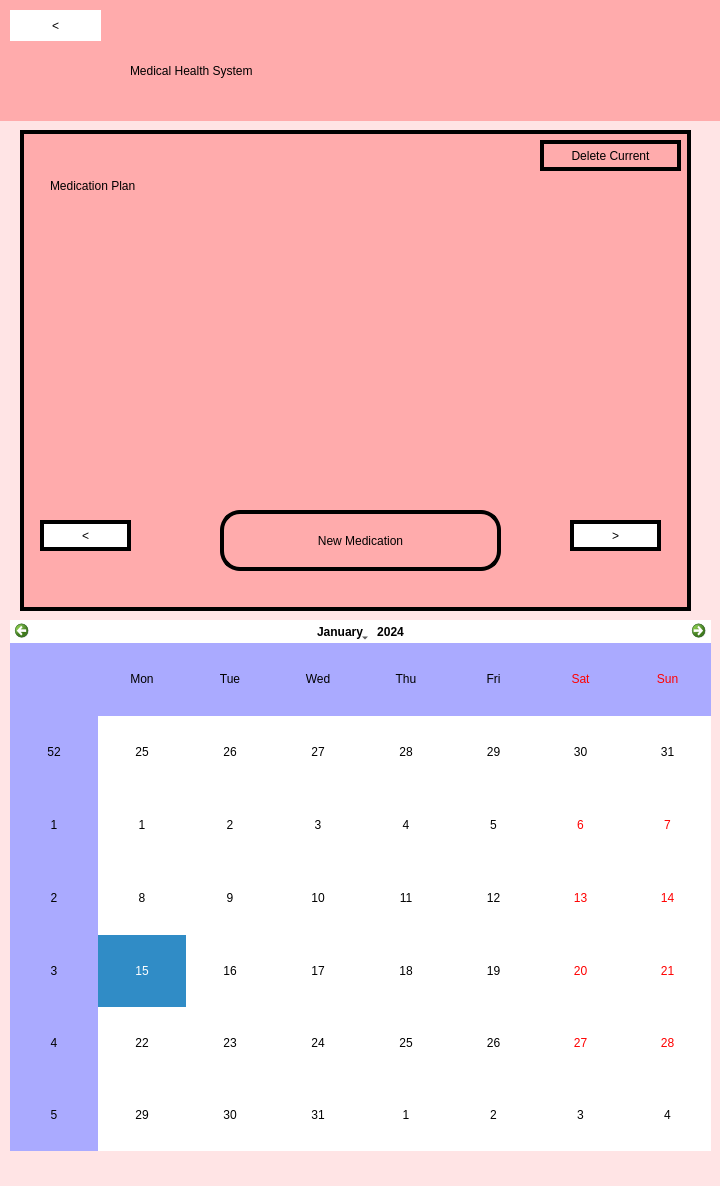
<?xml version="1.0" encoding="UTF-8"?>
<ui version="4.0">
 <class>MainWindow</class>
 <widget class="QMainWindow" name="MainWindow">
  <property name="geometry">
   <rect>
    <x>0</x>
    <y>0</y>
    <width>721</width>
    <height>1186</height>
   </rect>
  </property>
  <property name="windowTitle">
   <string>MainWindow</string>
  </property>
  <property name="styleSheet">
   <string notr="true">background-color: rgb(255, 255, 255);</string>
  </property>
  <widget class="QWidget" name="centralwidget">
   <widget class="QWidget" name="widget" native="true">
    <property name="geometry">
     <rect>
      <x>0</x>
      <y>-30</y>
      <width>720</width>
      <height>1280</height>
     </rect>
    </property>
    <property name="styleSheet">
     <string notr="true">background-color: rgb(255, 228, 229);</string>
    </property>
    <widget class="QWidget" name="widget_6" native="true">
     <property name="geometry">
      <rect>
       <x>20</x>
       <y>160</y>
       <width>671</width>
       <height>481</height>
      </rect>
     </property>
     <property name="styleSheet">
      <string notr="true">background-color: rgb(255, 171, 172);
border: 4px solid black;
</string>
     </property>
     <widget class="QLabel" name="label_2">
      <property name="geometry">
       <rect>
        <x>30</x>
        <y>30</y>
        <width>431</width>
        <height>51</height>
       </rect>
      </property>
      <property name="styleSheet">
       <string notr="true">font: 36pt &quot;MS Shell Dlg 2&quot;;
border: 0px;</string>
      </property>
      <property name="text">
       <string>Medication Plan</string>
      </property>
     </widget>
     <widget class="QPushButton" name="GoBackMed">
      <property name="geometry">
       <rect>
        <x>20</x>
        <y>390</y>
        <width>91</width>
        <height>31</height>
       </rect>
      </property>
      <property name="styleSheet">
       <string notr="true">color: rgb(0, 0, 0);
background-color: white;
border-radius:20px;
font: 26pt &quot;MS Shell Dlg 2&quot;;

</string>
      </property>
      <property name="text">
       <string>&lt;</string>
      </property>
     </widget>
     <widget class="QPushButton" name="GoForwardMed">
      <property name="geometry">
       <rect>
        <x>550</x>
        <y>390</y>
        <width>91</width>
        <height>31</height>
       </rect>
      </property>
      <property name="styleSheet">
       <string notr="true">color: rgb(0, 0, 0);
background-color: white;
border-radius:20px;
font: 26pt &quot;MS Shell Dlg 2&quot;;

</string>
      </property>
      <property name="text">
       <string>&gt;</string>
      </property>
     </widget>
     <widget class="QLabel" name="Name">
      <property name="geometry">
       <rect>
        <x>40</x>
        <y>160</y>
        <width>351</width>
        <height>61</height>
       </rect>
      </property>
      <property name="styleSheet">
       <string notr="true">font: 20pt &quot;MS Shell Dlg 2&quot;;

color: rgb(0, 0, 0);
border: 0px;</string>
      </property>
      <property name="text">
       <string/>
      </property>
     </widget>
     <widget class="QLabel" name="Effect">
      <property name="geometry">
       <rect>
        <x>40</x>
        <y>220</y>
        <width>351</width>
        <height>61</height>
       </rect>
      </property>
      <property name="styleSheet">
       <string notr="true">font: 20pt &quot;MS Shell Dlg 2&quot;;

color: rgb(0, 0, 0);
border: 0px;</string>
      </property>
      <property name="text">
       <string/>
      </property>
     </widget>
     <widget class="QLabel" name="Dosage">
      <property name="geometry">
       <rect>
        <x>40</x>
        <y>280</y>
        <width>351</width>
        <height>71</height>
       </rect>
      </property>
      <property name="styleSheet">
       <string notr="true">font: 20pt &quot;MS Shell Dlg 2&quot;;

color: rgb(0, 0, 0);
border: 0px;</string>
      </property>
      <property name="text">
       <string/>
      </property>
     </widget>
     <widget class="QLabel" name="Status">
      <property name="geometry">
       <rect>
        <x>40</x>
        <y>100</y>
        <width>571</width>
        <height>61</height>
       </rect>
      </property>
      <property name="styleSheet">
       <string notr="true">font: 20pt &quot;MS Shell Dlg 2&quot;;
color: rgb(0, 0, 0);
border: 0px;</string>
      </property>
      <property name="text">
       <string/>
      </property>
     </widget>
     <widget class="QPushButton" name="Delete">
      <property name="geometry">
       <rect>
        <x>520</x>
        <y>10</y>
        <width>141</width>
        <height>31</height>
       </rect>
      </property>
      <property name="styleSheet">
       <string notr="true">color: rgb(0, 0, 0);
background-color: rgb(255, 171, 172);
border: 4px solid black;
border-radius:20px;
font: 10pt &quot;Monospace&quot;;</string>
      </property>
      <property name="text">
       <string>Delete Current</string>
      </property>
     </widget>
     <widget class="QPushButton" name="UpdateValues">
      <property name="geometry">
       <rect>
        <x>200</x>
        <y>380</y>
        <width>281</width>
        <height>61</height>
       </rect>
      </property>
      <property name="styleSheet">
       <string notr="true">color: rgb(0, 0, 0);
background-color: rgb(255, 171, 172);
border: 4px solid black;
border-radius:20px;
font: 20pt &quot;Monospace&quot;;</string>
      </property>
      <property name="text">
       <string>New Medication</string>
      </property>
     </widget>
    </widget>
    <widget class="QWidget" name="widget_2" native="true">
     <property name="geometry">
      <rect>
       <x>-10</x>
       <y>30</y>
       <width>731</width>
       <height>121</height>
      </rect>
     </property>
     <property name="styleSheet">
      <string notr="true">background-color: rgb(255, 171, 172);
</string>
     </property>
     <widget class="QPushButton" name="GoBack">
      <property name="geometry">
       <rect>
        <x>20</x>
        <y>10</y>
        <width>91</width>
        <height>31</height>
       </rect>
      </property>
      <property name="styleSheet">
       <string notr="true">color: rgb(0, 0, 0);
background-color: white;
border-radius:20px;
font: 26pt &quot;MS Shell Dlg 2&quot;;

</string>
      </property>
      <property name="text">
       <string>&lt;</string>
      </property>
     </widget>
     <widget class="QLabel" name="label">
      <property name="geometry">
       <rect>
        <x>140</x>
        <y>40</y>
        <width>551</width>
        <height>61</height>
       </rect>
      </property>
      <property name="layoutDirection">
       <enum>Qt::LeftToRight</enum>
      </property>
      <property name="styleSheet">
       <string notr="true">font: 28pt &quot;MS Shell Dlg 2&quot;;
text-align: center;
border:0px;</string>
      </property>
      <property name="text">
       <string>Medical Health System</string>
      </property>
     </widget>
    </widget>
    <widget class="QCalendarWidget" name="calendarWidget">
     <property name="geometry">
      <rect>
       <x>10</x>
       <y>650</y>
       <width>701</width>
       <height>531</height>
      </rect>
     </property>
     <property name="styleSheet">
      <string notr="true">color: rgb(0, 0, 0);
background-color: rgb(255, 255, 255);
alternate-background-color: rgb(170, 170, 255);</string>
     </property>
    </widget>
   </widget>
  </widget>
 </widget>
 <resources>
  <include location="Config.qrc"/>
 </resources>
 <connections/>
</ui>
